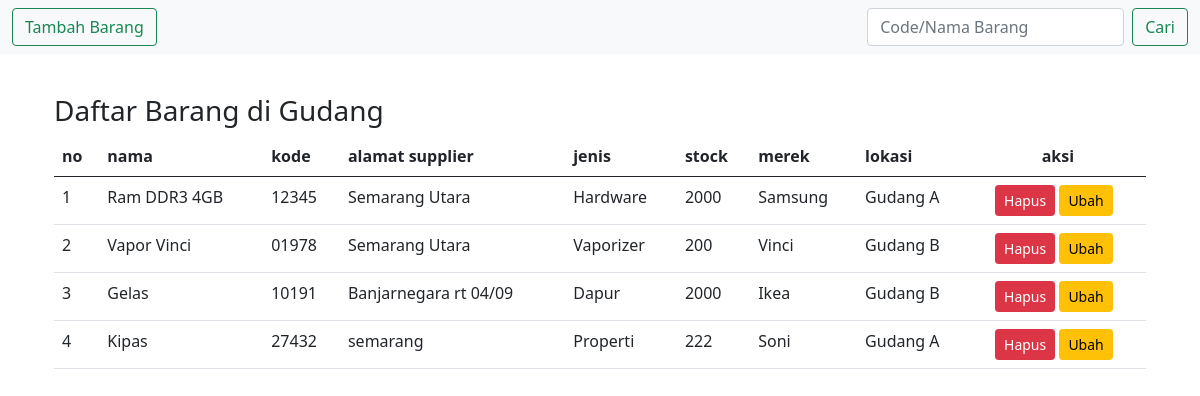
The page / on the database its author committed.
### tables this page shows
CREATE TABLE `gudang` (
  `nama` varchar(100) NOT NULL,
  `kode` varchar(10) NOT NULL,
  `alamat` varchar(100) NOT NULL,
  `jenis` varchar(50) NOT NULL,
  `stock` int(10) NOT NULL,
  `merek` varchar(25) NOT NULL,
  `lokasi` varchar(100) NOT NULL,
  `id` int(11) NOT NULL
);

### application/controllers/Gudang.php (called while the page is built, shortened)
<?php
class Gudang extends CI_Controller
{
    public function __construct()
    {
        $this->load->model('Gudang_model');
        $this->load->library('form_validation');
    }
    public function index()
    {
        $data['gudang'] = $this->Gudang_model->getAllGudang();
        $this->load->database();
        $this->load->view('templates/header');
        $this->load->view('gudang/index', $data);
        $this->load->view('templates/footer');
    }
}

### index.php (called while the page is built, shortened)
<?php
require_once BASEPATH.'core/CodeIgniter.php';

### application/models/Gudang_model.php (called while the page is built, shortened)
<?php
class Gudang_model extends CI_Model
{
    public function getAllGudang()
    {
        return $this->db->get('gudang')->result_array();
    }
}

### application/views/gudang/index.php (the view, shortened to what this page needs)
<body>
    <nav class="navbar navbar-light bg-light">
        <div class="container-fluid">
            <a href="<?= base_url(); ?>gudang/tambah" type="button" class="btn btn-outline-success me-2">Tambah Barang</a>
            <form class="d-flex" action="" method="post">
                <input class="form-control me-2" type="text" name="keyword" placeholder="Code/Nama Barang" aria-label="Search">
                <button class="btn btn-outline-success" type="submit">Cari</button>
            </form>
        </div>
    </nav>
    <div class="container">
        <br>
        <div class="container-fluid">
            <div class="row">
                <div class="span6" style="float: none; margin: 0 auto;">
                    <h3 class="mt-3">Daftar Barang di Gudang</h3>
                    <table class="table">
                        <thead>
                            <tr>
                                <th>no</th>
                                <th>nama</th>
                                <th>kode</th>
                                <th>alamat supplier</th>
                                <th>jenis</th>
                                <th>stock </th>
                                <th>merek</th>
                                <th>lokasi</th>
                                <th class="text-center">aksi</th>
                            </tr>
                        </thead>
                        <tbody>
                            <?php $i = 1;
                            foreach ($gudang as $gudang) : ?>
                                <tr>
                                    <td><?= $i++; ?></td>
                                    <td><?= $gudang['nama'] ?></td>
                                    <td><?= $gudang['kode'] ?></td>
                                    <td><?= $gudang['alamat'] ?></td>
                                    <td><?= $gudang['jenis'] ?></td>
                                    <td><?= $gudang['stock'] ?> </td>
                                    <td><?= $gudang['merek'] ?></td>
                                    <td><?= $gudang['lokasi'] ?></td>
                                    <td align="center"><a href="<?= base_url(); ?>gudang/hapus/<?= $gudang['id']; ?>" class="btn btn-danger btn-sm  " onclick="return confirm('yakin?');">Hapus</a>
                                        <a href="<?= base_url(); ?>gudang/ubah/<?= $gudang['id']; ?>" class="center btn btn-warning btn-sm float-center me-2">Ubah</a>
                                    </td>
                                </tr>
                            <?php endforeach; ?>
                        </tbody>
                    </table>
                </div>
            </div>
        </div>
    </div>

### application/views/templates/header.php (shortened to what this page needs)
<!doctype html>
<html lang="en">
<head>
    <link href="https://cdn.jsdelivr.net/npm/bootstrap@5.0.1/dist/css/bootstrap.min.css" rel="stylesheet">
</head>

### application/views/templates/footer.php (shortened to what this page needs)
</body>
</html>

### rows shown on the page
gudang: nama "Ram DDR3 4GB", kode "12345", alamat "Semarang Utara", jenis "Hardware", stock "2000", merek "Samsung", lokasi "Gudang A"
gudang: nama "Vapor Vinci", kode "01978", alamat "Semarang Utara", jenis "Vaporizer", stock "200", merek "Vinci", lokasi "Gudang B"
gudang: nama "Gelas", kode "10191", alamat "Banjarnegara rt 04/09", jenis "Dapur", stock "2000", merek "Ikea", lokasi "Gudang B"
gudang: nama "Kipas", kode "27432", alamat "semarang", jenis "Properti", stock "222", merek "Soni", lokasi "Gudang A"
